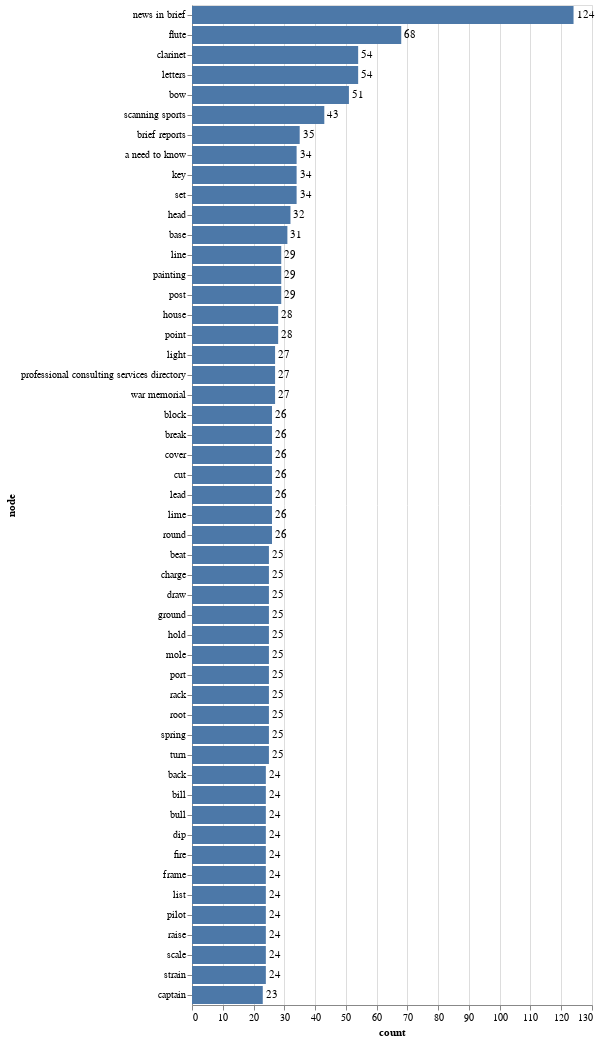

Here is the notebook cell this chart was saved with:
### Code cell
bar_chart(data, 'count', 'node')

### Figure 1 — Vega-Lite specification as saved in the notebook (floating-point values rounded to 4 significant figures)
{"config": {"view": {"continuousWidth": 400, "continuousHeight": 300}}, "layer": [{"mark": "bar", "encoding": {"x": {"type": "quantitative", "field": "count"}, "y": {"type": "nominal", "field": "node", "sort": "-x"}}}, {"mark": {"type": "text", "align": "left", "baseline": "middle", "dx": 3}, "encoding": {"text": {"type": "quantitative", "field": "count"}, "x": {"type": "quantitative", "field": "count"}, "y": {"type": "nominal", "field": "node", "sort": "-x"}}}], "data": {"name": "data-8d7aa0a989b5618dc82d7f3c56ed4b48"}, "$schema": "https://vega.github.io/schema/vega-lite/v4.8.1.json", "datasets": {"data-8d7aa0a989b5618dc82d7f3c56ed4b48": [{"node": "news in brief", "count": 124}, {"node": "flute", "count": 68}, {"node": "clarinet", "count": 54}, {"node": "letters", "count": 54}, {"node": "bow", "count": 51}, {"node": "scanning sports", "count": 43}, {"node": "brief reports", "count": 35}, {"node": "a need to know", "count": 34}, {"node": "key", "count": 34}, {"node": "set", "count": 34}, {"node": "head", "count": 32}, {"node": "base", "count": 31}, {"node": "line", "count": 29}, {"node": "painting", "count": 29}, {"node": "post", "count": 29}, {"node": "house", "count": 28}, {"node": "point", "count": 28}, {"node": "light", "count": 27}, {"node": "professional consulting services directory", "count": 27}, {"node": "war memorial", "count": 27}, {"node": "block", "count": 26}, {"node": "break", "count": 26}, {"node": "cover", "count": 26}, {"node": "cut", "count": 26}, {"node": "lead", "count": 26}, {"node": "lime", "count": 26}, {"node": "round", "count": 26}, {"node": "beat", "count": 25}, {"node": "charge", "count": 25}, {"node": "draw", "count": 25}, {"node": "ground", "count": 25}, {"node": "hold", "count": 25}, {"node": "mole", "count": 25}, {"node": "port", "count": 25}, {"node": "rack", "count": 25}, {"node": "root", "count": 25}, {"node": "spring", "count": 25}, {"node": "turn", "count": 25}, {"node": "back", "count": 24}, {"node": "bill", "count": 24}, {"node": "bull", "count": 24}, {"node": "dip", "count": 24}, {"node": "fire", "count": 24}, {"node": "frame", "count": 24}, {"node": "list", "count": 24}, {"node": "pilot", "count": 24}, {"node": "raise", "count": 24}, {"node": "scale", "count": 24}, {"node": "strain", "count": 24}, {"node": "captain", "count": 23}]}}
